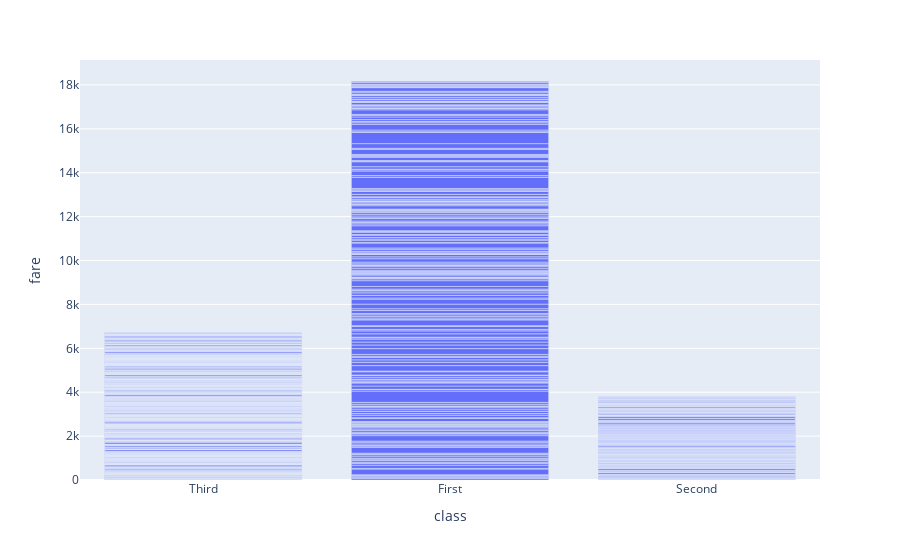

The code cell stored with this chart in its notebook:
### Code cell
px.bar(titanic, x="class", y="fare")

### Figure 1 — Plotly figure (JSON) as saved in the notebook; plotly's stock layout.template omitted (floating-point values rounded to 4 significant figures; data arrays with more than 128 entries replaced by an {"elided": "..."} marker saying what was removed)
{"data": [{"hovertemplate": "class=%{x}<br>fare=%{y}<extra></extra>", "legendgroup": "", "marker": {"color": "#636efa", "pattern": {"shape": ""}}, "name": "", "orientation": "v", "showlegend": false, "textposition": "auto", "type": "bar", "x": {"elided": "891 str values"}, "xaxis": "x", "y": {"elided": "891 float values"}, "yaxis": "y"}], "layout": {"barmode": "relative", "legend": {"tracegroupgap": 0}, "margin": {"t": 60}, "xaxis": {"anchor": "y", "domain": [0, 1], "title": {"text": "class"}}, "yaxis": {"anchor": "x", "domain": [0, 1], "title": {"text": "fare"}}}}
